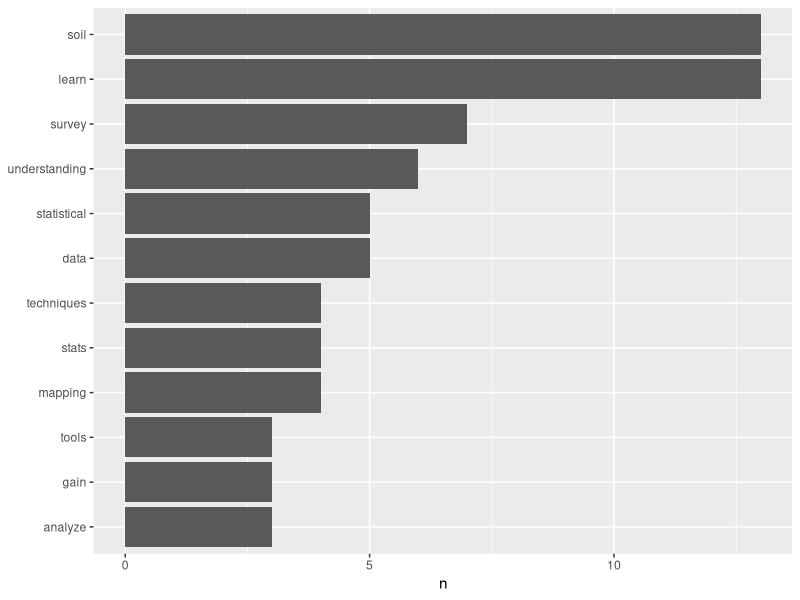

The R source for this figure:
library(tidytext)
library(dplyr)
library(stringr)
library(ggplot2)
library(tidyr)

x <- readLines('winter-2018-pre-course-survey.txt')

x <- as.data.frame(x, stringsAsFactors = FALSE)
names(x) <- 'text'


words <- x %>% unnest_tokens(word, text)

data("stop_words")
words <- words %>%
  anti_join(stop_words)

words %>%  count(word, sort = TRUE) 


words %>%
  count(word, sort = TRUE) %>%
  filter(n > 2) %>%
  mutate(word = reorder(word, n)) %>%
  ggplot(aes(word, n)) +
  geom_col() +
  xlab(NULL) +
  coord_flip()


# https://www.tidytextmining.com/ngrams.html

# ngrams <- x %>% unnest_tokens(ngrams, text, token = "ngrams", n = 3)
# 
# ngrams %>%  count(ngrams, sort = TRUE) 
# 
# ngrams_separated <- ngrams %>%
#   separate(ngrams, c("word1", "word2", "word3"), sep = " ")
# 
# ngrams_filtered <- ngrams_separated %>%
#   filter(!word1 %in% stop_words$word) %>%
#   filter(!word2 %in% stop_words$word) %>%
#   filter(!word3 %in% stop_words$word)
# 
# ngram_counts <- ngrams_filtered %>% 
#   count(word1, word2, word3, sort = TRUE)
# 
# ngram_counts
# 
# ngrams_united <- ngram_counts %>%
#   unite(ngram, word1, word2, word3, sep = " ")
# 
# 
# ngrams_united %>%
#   count(ngram, sort = TRUE) %>%
#   # filter(n > 1) %>%
#   # mutate(ngram = reorder(ngram, n)) %>%
#   ggplot(aes(ngram, n)) +
#   geom_col() +
#   xlab(NULL) +
#   coord_flip()
